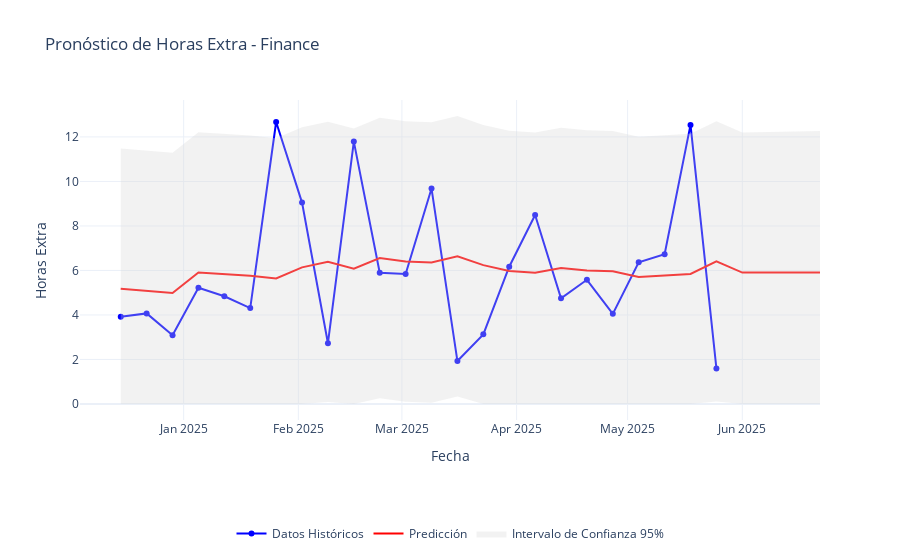
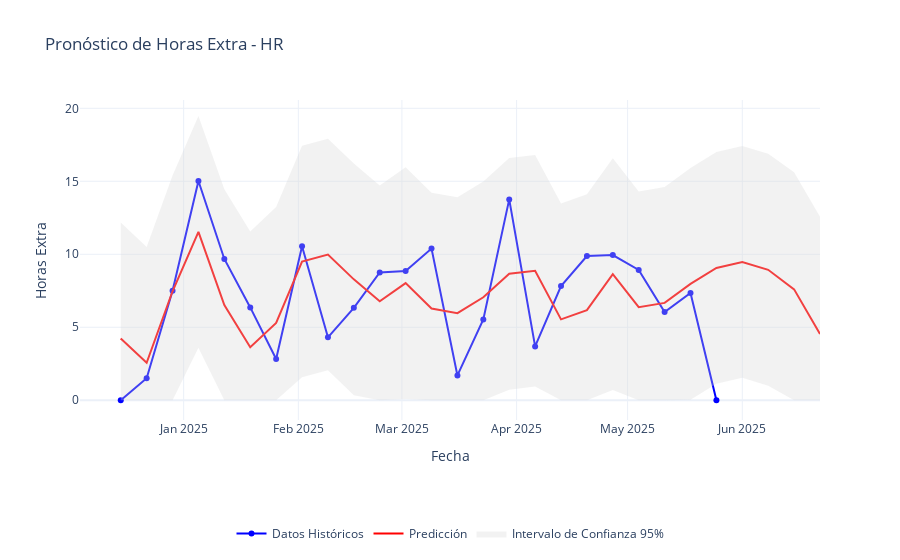
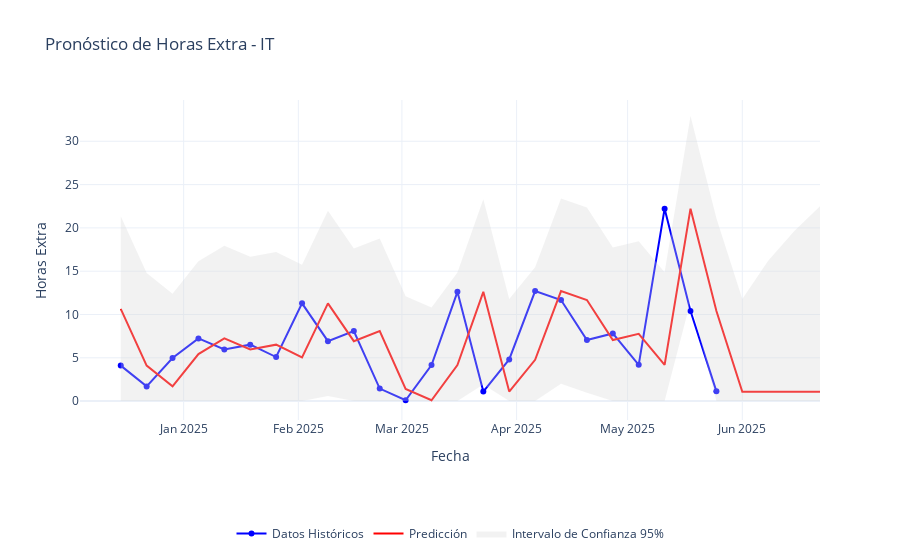
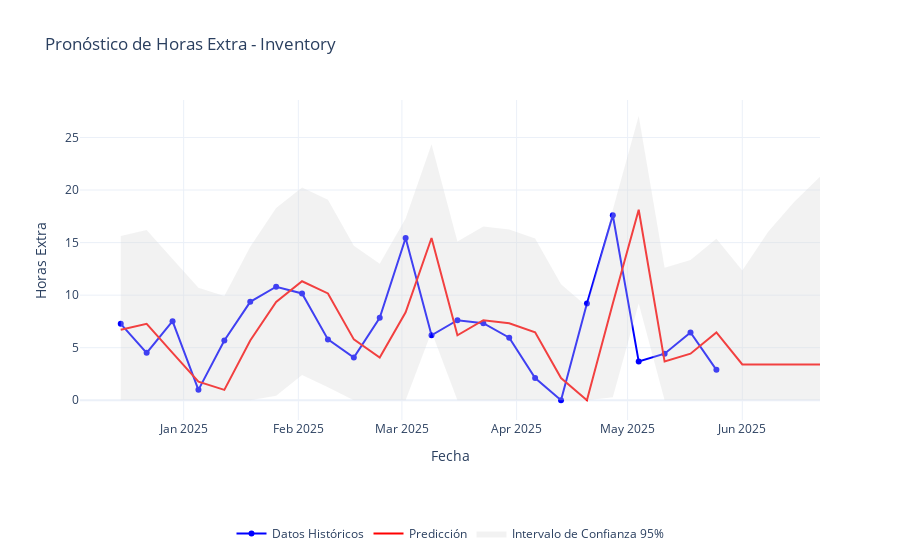

The cell these charts' notebook holds for them, in order:
### Markdown cell above
## 6. Visualización de Resultados

Datos históricos de 24 semanas más pronósticos e intervalos de confianza para las próximas 4 semanas.

### Code cell
def plot_forecast(department, historical_data, forecast):
    """Create interactive plot for a department's forecast"""
    
    # Filter historical data for department
    hist_dept = historical_data[historical_data['department'] == department]
    last_24_weeks = hist_dept.tail(24).copy()
    
    # Create figure
    fig = go.Figure()
    
    # Get predictions for historical and future data
    model = department_models[department]
    historical_predictions = model.get_prediction(start=last_24_weeks['work_date'].min())
    historical_mean = historical_predictions.predicted_mean.clip(lower=0)
    historical_ci = historical_predictions.conf_int().clip(lower=0)
    
    # Add historical data with hover
    fig.add_trace(
        go.Scatter(
            x=last_24_weeks['work_date'],
            y=last_24_weeks['total_overtime'],
            name='Datos Históricos',
            mode='markers+lines',
            line=dict(color='blue'),
            hovertemplate="<b>Fecha:</b> %{x}<br>" +
                         "<b>Valor Real:</b> %{y:.1f}<br>" +
                         "<b>Predicción:</b> %{customdata[0]:.1f}<br>" +
                         "<b>IC Inferior:</b> %{customdata[1]:.1f}<br>" +
                         "<b>IC Superior:</b> %{customdata[2]:.1f}<extra></extra>",
            customdata=np.column_stack((
                historical_mean,
                historical_ci.iloc[:, 0],
                historical_ci.iloc[:, 1]
            ))
        )
    )
    
    # Combine historical and future dates/predictions for continuous line
    all_dates = pd.concat([pd.Series(last_24_weeks['work_date']), forecast['ds']])
    all_predictions = pd.concat([pd.Series(historical_mean), forecast['yhat'].clip(lower=0)])
    all_ci_lower = pd.concat([pd.Series(historical_ci.iloc[:, 0]), forecast['yhat_lower'].clip(lower=0)])
    all_ci_upper = pd.concat([pd.Series(historical_ci.iloc[:, 1]), forecast['yhat_upper'].clip(lower=0)])
    
    # Add continuous prediction line
    fig.add_trace(
        go.Scatter(
            x=all_dates,
            y=all_predictions,
            name='Predicción',
            mode='lines',
            line=dict(color='red'),
            hovertemplate="<b>Fecha:</b> %{x}<br>" +
                         "<b>Predicción:</b> %{y:.1f}<br>" +
                         "<b>IC Inferior:</b> %{customdata[0]:.1f}<br>" +
                         "<b>IC Superior:</b> %{customdata[1]:.1f}<extra></extra>",
            customdata=np.column_stack((all_ci_lower, all_ci_upper))
        )
    )
    
    # Add continuous confidence interval with light gray color
    fig.add_trace(
        go.Scatter(
            x=all_dates.tolist() + all_dates.tolist()[::-1],
            y=all_ci_upper.tolist() + all_ci_lower.tolist()[::-1],
            fill='toself',
            fillcolor='rgba(211,211,211,0.3)',  # Light gray with 0.3 opacity
            line=dict(color='rgba(255,255,255,0)'),
            name='Intervalo de Confianza 95%',
            showlegend=True,
            hoverinfo='skip'
        )
    )
    
    # Update layout
    fig.update_layout(
        title=f'Pronóstico de Horas Extra - {department}',
        xaxis_title='Fecha',
        yaxis_title='Horas Extra',
        hovermode='x unified',
        showlegend=True,
        template='plotly_white',
        legend=dict(
            orientation="h",
            yanchor="bottom",
            y=-0.4,
            xanchor="center",
            x=0.5
        )
    )
    
    return fig

# Generar predicciones para cada departamento
print("\nGenerando visualizaciones...")

for department in department_models.keys():
    try:
        # Get last date and generate predictions if needed
        dept_data = historical_data[historical_data['department'] == department]
        last_date = dept_data['work_date'].max()
        
        if department not in department_forecasts:
            forecast = generate_predictions_sarima(department_models[department], last_date)
            department_forecasts[department] = forecast
        
        # Create and display plot
        fig = plot_forecast(
            department,
            historical_data,
            department_forecasts[department]
        )
        fig.show()
        print(f"Visualización generada para {department}")
        
    except Exception as e:
        print(f"Error generando visualización para {department}: {e}")
        continue

print("\nProceso de visualización completado.")
